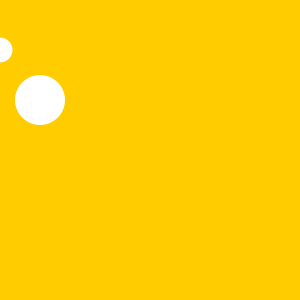
Frame 1 (no input)
Frame 60 (the mouse pressed at the canvas centre just before this capture): identical to frame 1, image omitted
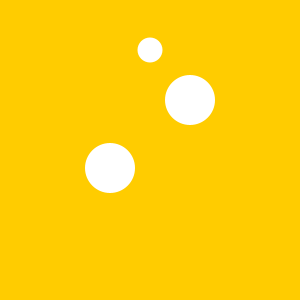
Frame 120 (the mouse held since frame 60 and released just before this capture)

The Processing sketch that drew these frames (run headless with seeded random() and noise(); from frame 60 on, the mouse is pressed at the canvas centre):

// Processing sketch: sketch_190606a___3
// ── sketch_190606a___3.pde
void setup() {
  size(300, 300);
  noStroke();
}

void draw() {
  background(255, 204, 0);
  ellipse(mouseX, 50, 25, 25);    // Top circle
  ellipse(mouseX+40, 100, 50, 50); // Middle circle
  ellipse(mouseX-40, 168, 50, 50); // Bottom circle
}
